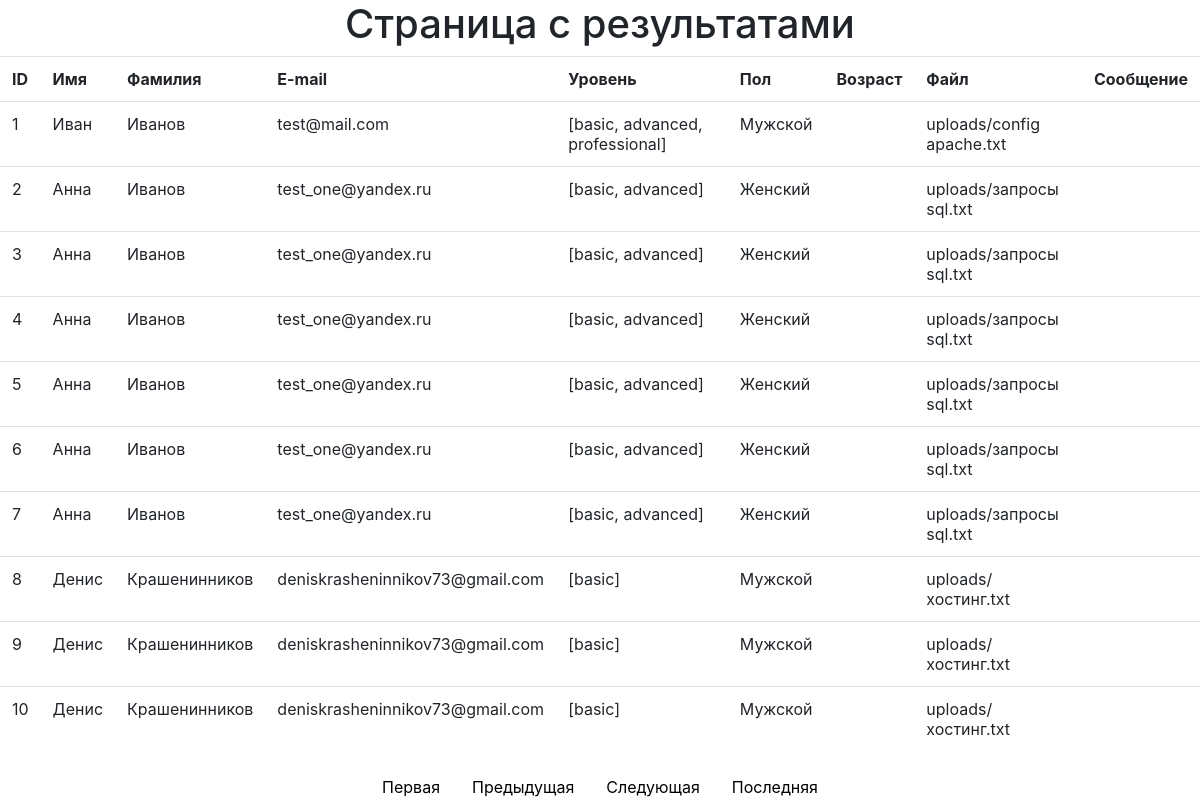
Screenshot of /display.php with the database file from the repository.
### tables this page shows
CREATE TABLE `contactform` (
  `id` int(11) NOT NULL,
  `firstname` varchar(200) NOT NULL,
  `lastname` varchar(200) NOT NULL,
  `email` varchar(500) NOT NULL,
  `level` text NOT NULL,
  `gender` text NOT NULL,
  `age` int(4) NOT NULL,
  `userfile` text NOT NULL,
  `textForm` text NOT NULL
);

### display.php (the view, shortened to what this page needs)
<?php
require_once 'include/db.php';
echo "<h1 class='h1'>Страница с результатами</h1>";
if (isset($_GET['pageno'])) {
	$pageno = $_GET['pageno'];
} else {
	$pageno = 1;
}
$size_page = 10;
$offset = ($pageno-1) * $size_page;
$count_sql = "SELECT COUNT(*) FROM `contactform`";
$result = mysqli_query($conn, $count_sql);
$total_rows = mysqli_fetch_array($result)[0];
$total_pages = ceil($total_rows / $size_page);
$sql = "SELECT * FROM `contactform` LIMIT $offset, $size_page";
$res_data = mysqli_query($conn, $sql);
if ($result->num_rows > 0) {
	echo "<table class='table'>
	<tr>
	<th scope='col'>ID</th>
	<th scope='col'>Имя</th>
	<th scope='col'>Фамилия</th>
	<th scope='col'>E-mail</th>
	<th scope='col'>Уровень</th>
	<th scope='col'>Пол</th>
	<th scope='col'>Возраст</th>
	<th scope='col'>Файл</th>
	<th scope='col'>Сообщение</th>
	</tr>";
	while($row = mysqli_fetch_array($res_data)){
		echo "<tr>
		<td scope='row'>".$row["id"]."</td>
		<td scope='row'>".$row["firstname"]."</td>
		<td scope='row'>".$row["lastname"]."</td>
		<td scope='row'>".$row["email"]."</td>
		<td scope='row'>".$row["level"]."</td>
		<td scope='row'>".$row["gender"]."</td>
		<td scope='row'>".$row["course"]."</td>
		<td scope='row'>".$row["userfile"]."</td>
		<td scope='row'>".$row["contact_list"]."</td>
		</tr>";
	}
	echo "</table>";
} else {
	echo "0 results";
}
?>
<!DOCTYPE html>
<html lang="ru">
<head>
	<link rel="stylesheet" type="text/css" href="display_style.css">
	<link rel="stylesheet" href="https://maxcdn.bootstrapcdn.com/bootstrap/4.0.0/css/bootstrap.min.css">
</head>
<body>
	<nav aria-label="Page navigation example">
		<ul class="pagination justify-content-center">
			<li><a href="?pageno=1">Первая</a></li>
			<li class="<?php if($pageno <= 1){ echo 'disabled'; } ?>">
				<a href="<?php if($pageno <= 1){ echo '#'; } else { echo "?pageno=".($pageno - 1); } ?>">Предыдущая</a>
			</li>
			<li class="<?php if($pageno >= $total_pages){ echo 'disabled'; } ?>">
				<a href="<?php if($pageno >= $total_pages){ echo '#'; } else { echo "?pageno=".($pageno + 1); } ?>">Следующая</a>
			</li>
			<li><a href="?pageno=<?php echo $total_pages; ?>">Последняя</a></li>
		</ul>
	</nav>
</body>
</html>

### display_style.css (style rules this page uses)
body { height: 100vh; align-items: center; justify-content: center; font-family: Montserrat, sans-serif; }
h1 { text-align: center; }
ul.pagination { padding: 0; margin: 0; }
ul.pagination li { display: inline; }
ul.pagination li a { color: black; float: left; padding: 8px 16px; text-decoration: none; }

### rows the page displays
contactform: id "1", firstname "Иван", lastname "Иванов", email "test@mail.com", level "[basic, advanced, professional]", gender "Мужской", userfile "uploads/config apache.txt"
contactform: id "2", firstname "Анна", lastname "Иванов", email "test_one@yandex.ru", level "[basic, advanced]", gender "Женский", userfile "uploads/запросы sql.txt"
contactform: id "3", firstname "Анна", lastname "Иванов", email "test_one@yandex.ru", level "[basic, advanced]", gender "Женский", userfile "uploads/запросы sql.txt"
contactform: id "4", firstname "Анна", lastname "Иванов", email "test_one@yandex.ru", level "[basic, advanced]", gender "Женский", userfile "uploads/запросы sql.txt"
contactform: id "5", firstname "Анна", lastname "Иванов", email "test_one@yandex.ru", level "[basic, advanced]", gender "Женский", userfile "uploads/запросы sql.txt"
contactform: id "6", firstname "Анна", lastname "Иванов", email "test_one@yandex.ru", level "[basic, advanced]", gender "Женский", userfile "uploads/запросы sql.txt"
contactform: id "7", firstname "Анна", lastname "Иванов", email "test_one@yandex.ru", level "[basic, advanced]", gender "Женский", userfile "uploads/запросы sql.txt"
contactform: id "8", firstname "Денис", lastname "Крашенинников", email "deniskrasheninnikov73@gmail.com", level "[basic]", gender "Мужской", userfile "uploads/хостинг.txt"
contactform: id "9", firstname "Денис", lastname "Крашенинников", email "deniskrasheninnikov73@gmail.com", level "[basic]", gender "Мужской", userfile "uploads/хостинг.txt"
contactform: id "10", firstname "Денис", lastname "Крашенинников", email "deniskrasheninnikov73@gmail.com", level "[basic]", gender "Мужской", userfile "uploads/хостинг.txt"
